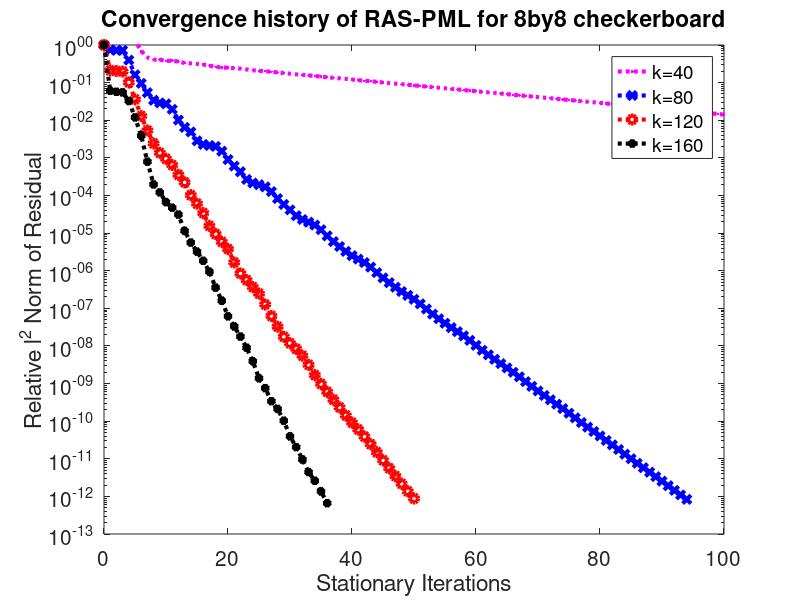

Write the MATLAB code that produced this figure.

res40 = [0.000353957, 0.000703977, 0.000750441, 0.000829666, 0.000692527, 0.000470084, 0.000246272, 0.000163974, 0.000143844, 0.000145108, 0.000132885, 0.000136005, 0.000128496, 0.000117565, 0.000115084, 0.000111636, 0.000106699, 0.000100128, 9.23906e-05, 8.91135e-05, 8.82429e-05, 8.56289e-05, 8.33053e-05, 7.95005e-05, 7.5494e-05, 7.26563e-05, 7.08375e-05, 6.87567e-05, 6.6146e-05, 6.32478e-05, 6.08029e-05, 5.87813e-05, 5.7067e-05, 5.519e-05, 5.31094e-05, 5.10502e-05, 4.91544e-05, 4.75355e-05, 4.60138e-05, 4.44292e-05, 4.27808e-05, 4.12074e-05, 3.97378e-05, 3.84041e-05, 3.71046e-05, 3.5802e-05, 3.44987e-05, 3.32551e-05, 3.20895e-05, 3.09912e-05, 2.99226e-05, 2.88623e-05, 2.78293e-05, 2.68395e-05, 2.59043e-05, 2.50061e-05, 2.41351e-05, 2.32804e-05, 2.24547e-05, 2.16625e-05, 2.09062e-05, 2.01769e-05, 1.94694e-05, 1.87821e-05, 1.81185e-05, 1.74818e-05, 1.68697e-05, 1.62794e-05, 1.5707e-05, 1.51537e-05, 1.46197e-05, 1.41065e-05, 1.36119e-05, 1.31345e-05, 1.26727e-05, 1.22267e-05, 1.17967e-05, 1.13825e-05, 1.09831e-05, 1.05974e-05, 1.02249e-05, 9.86525e-06, 9.51858e-06, 9.18428e-06, 8.86186e-06, 8.55051e-06, 8.24998e-06, 7.95996e-06, 7.68029e-06, 7.41054e-06, 7.15026e-06, 6.89903e-06, 6.65656e-06, 6.42264e-06, 6.19699e-06, 5.97932e-06, 5.76926e-06, 5.56655e-06, 5.37093e-06, 5.18222e-06, 5.00015e-06, 4.8245e-06, 4.655e-06, 4.49144e-06, 4.33362e-06, 4.18135e-06, 4.03445e-06, 3.89271e-06, 3.75594e-06, 3.62397e-06, 3.49664e-06, 3.37379e-06, 3.25525e-06, 3.14088e-06, 3.03053e-06, 2.92405e-06, 2.82131e-06, 2.72219e-06, 2.62655e-06, 2.53427e-06, 2.44522e-06, 2.35931e-06, 2.27642e-06, 2.19644e-06, 2.11927e-06, 2.04481e-06, 1.97296e-06, 1.90364e-06, 1.83676e-06, 1.77223e-06, 1.70996e-06, 1.64988e-06, 1.59191e-06, 1.53598e-06, 1.48201e-06, 1.42994e-06, 1.3797e-06, 1.33123e-06, 1.28446e-06, 1.23933e-06, 1.19578e-06, 1.15377e-06, 1.11323e-06, 1.07412e-06, 1.03638e-06, 9.99969e-07, 9.64835e-07, 9.30936e-07, 8.98228e-07, 8.66669e-07, 8.36219e-07, 8.06839e-07, 7.78491e-07, 7.51139e-07, 7.24748e-07, 6.99284e-07, 6.74715e-07, 6.51009e-07, 6.28136e-07, 6.06067e-07, 5.84773e-07, 5.64227e-07, 5.44403e-07, 5.25276e-07, 5.0682e-07, 4.89013e-07, 4.71832e-07, 4.55254e-07, 4.39259e-07, 4.23826e-07, 4.08935e-07, 3.94567e-07, 3.80704e-07, 3.67328e-07, 3.54422e-07, 3.4197e-07, 3.29955e-07, 3.18362e-07, 3.07177e-07, 2.96384e-07, 2.85971e-07, 2.75923e-07, 2.66229e-07, 2.56875e-07, 2.4785e-07, 2.39142e-07, 2.30739e-07, 2.22632e-07, 2.1481e-07, 2.07263e-07, 1.99981e-07, 1.92955e-07, 1.86175e-07, 1.79634e-07, 1.73323e-07, 1.67233e-07, 1.61357e-07, 1.55688e-07, 1.50218e-07, 1.4494e-07, 1.39848e-07]
res80 = [0.000106515, 7.89332e-05, 7.70836e-05, 7.67551e-05, 4.22885e-05, 1.71824e-05, 1.02174e-05, 5.74902e-06, 3.62046e-06, 3.07854e-06, 2.90563e-06, 2.08173e-06, 1.07608e-06, 6.87627e-07, 5.21421e-07, 3.01587e-07, 2.42769e-07, 2.26442e-07, 2.1447e-07, 1.60449e-07, 9.58165e-08, 6.43338e-08, 4.54411e-08, 2.83925e-08, 2.2917e-08, 2.05654e-08, 1.79601e-08, 1.35021e-08, 8.77573e-09, 6.13525e-09, 4.41046e-09, 3.08786e-09, 2.44613e-09, 2.07576e-09, 1.74206e-09, 1.31342e-09, 8.95407e-10, 6.32377e-10, 4.669e-10, 3.46041e-10, 2.67028e-10, 2.16207e-10, 1.75449e-10, 1.32865e-10, 9.46644e-11, 6.871e-11, 5.1441e-11, 3.87461e-11, 2.97105e-11, 2.34343e-11, 1.84852e-11, 1.3974e-11, 1.01883e-11, 7.49023e-12, 5.62511e-12, 4.26473e-12, 3.27019e-12, 2.54412e-12, 1.97414e-12, 1.49224e-12, 1.10328e-12, 8.18837e-13, 6.17062e-13, 4.69455e-13, 3.59535e-13, 2.7694e-13, 2.12484e-13, 1.60416e-13, 1.19554e-13, 8.93833e-14, 6.75902e-14, 5.14988e-14, 3.93665e-14, 3.01274e-14, 2.29638e-14, 1.73325e-14, 1.29918e-14, 9.76682e-15, 7.4011e-15, 5.63683e-15, 4.29816e-15, 3.27492e-15, 2.48719e-15, 1.87838e-15, 1.41398e-15, 1.06706e-15, 8.09297e-16, 6.15651e-16, 4.68518e-16, 3.56072e-16, 2.6995e-16, 2.04222e-16, 1.5433e-16, 1.16715e-16, 8.8735e-17]
res120 = [5.24618e-05, 1.11361e-05, 1.0673e-05, 1.03473e-05, 5.31965e-06, 1.87542e-06, 6.79417e-07, 2.81077e-07, 1.26563e-07, 7.1294e-08, 4.94567e-08, 3.37135e-08, 1.86022e-08, 1.17143e-08, 5.36159e-09, 3.18296e-09, 1.78369e-09, 8.14683e-10, 4.95331e-10, 3.06438e-10, 1.97468e-10, 8.6644e-11, 4.43194e-11, 2.95659e-11, 1.92334e-11, 1.29174e-11, 6.61483e-12, 3.28796e-12, 1.70209e-12, 9.17779e-13, 6.19598e-13, 4.37904e-13, 2.87872e-13, 1.65038e-13, 8.82042e-14, 5.12521e-14, 3.15401e-14, 1.95064e-14, 1.21612e-14, 7.40798e-15, 4.79231e-15, 3.16559e-15, 2.04586e-15, 1.28391e-15, 7.85519e-16, 4.80604e-16, 2.94395e-16, 1.8216e-16, 1.13441e-16, 7.14597e-17, 4.6063e-17]
res160 = [3.17282e-05, 1.93123e-06, 1.80426e-06, 1.74573e-06, 1.03189e-06, 3.77201e-07, 1.22355e-07, 2.50766e-08, 6.24514e-09, 3.83169e-09, 2.10859e-09, 1.49548e-09, 9.82783e-10, 3.62059e-10, 1.77501e-10, 1.01979e-10, 5.81443e-11, 2.98405e-11, 1.1254e-11, 5.05374e-12, 1.94187e-12, 1.04555e-12, 5.61585e-13, 2.832e-13, 1.24355e-13, 4.38241e-14, 2.39537e-14, 1.07857e-14, 6.70424e-15, 3.25842e-15, 1.24788e-15, 6.47638e-16, 3.03259e-16, 1.4069e-16, 8.25468e-17, 4.29886e-17, 2.09429e-17]



semilogy(0:size(res40,2)-1,res40/res40(1),'m:.','DisplayName','k=40','LineWidth',3); hold on;

semilogy(0:size(res80,2)-1,res80/res80(1),'b:x','DisplayName','k=80','LineWidth',3); hold on;

semilogy(0:size(res120,2)-1,res120/res120(1),'r:o','DisplayName','k=120','LineWidth',3); hold on;

semilogy(0:size(res160,2)-1,res160/res160(1),'k:*','DisplayName','k=160','LineWidth',3); hold on;


legend('show');
axis([0 100 1e-13 1])
%axis([0 20 1e-10 1])
xlabel('Stationary Iterations');
ylabel('Relative l^2 Norm of Residual');
title('Convergence history of RAS-PML for 8by8 checkerboard');
set(gca,'FontSize',15);
hold off

